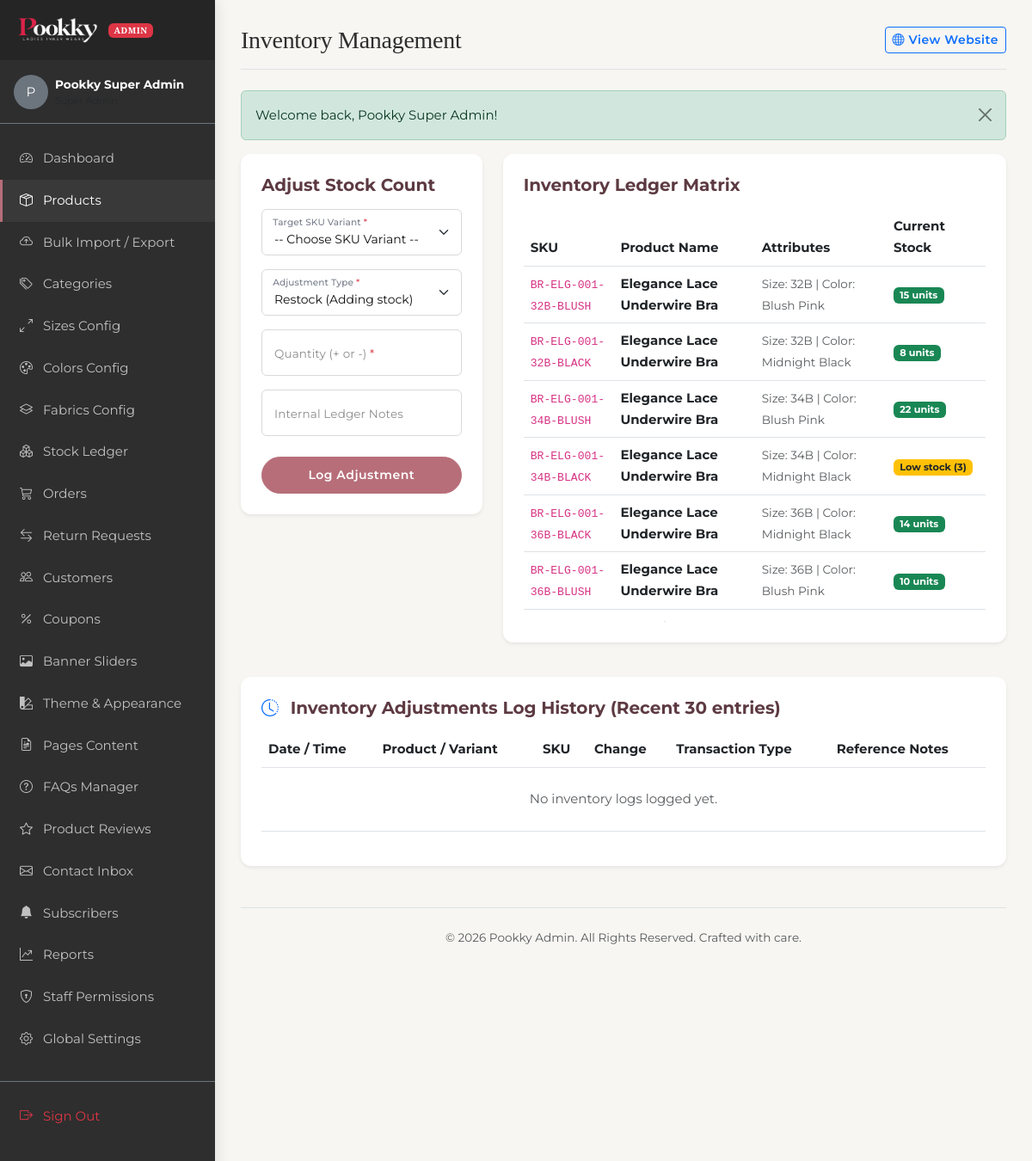
The app's page /admin/inventory.php (signed in) with its own data.
### tables this page shows
CREATE TABLE IF NOT EXISTS product_variants (
    id INT AUTO_INCREMENT PRIMARY KEY,
    product_id INT NOT NULL,
    size_id INT NOT NULL,
    color_id INT NOT NULL,
    sku VARCHAR(100) NOT NULL UNIQUE,
    regular_price DECIMAL(10,2) DEFAULT NULL,
    offer_price DECIMAL(10,2) DEFAULT NULL,
    price DECIMAL(10,2) DEFAULT NULL COMMENT 'Override price if set',
    stock INT DEFAULT 0,
    created_at TIMESTAMP DEFAULT CURRENT_TIMESTAMP,
    FOREIGN KEY (product_id) REFERENCES products(id) ON DELETE CASCADE,
    FOREIGN KEY (size_id) REFERENCES sizes(id) ON DELETE RESTRICT,
    FOREIGN KEY (color_id) REFERENCES colors(id) ON DELETE RESTRICT
);

CREATE TABLE IF NOT EXISTS products (
    id INT AUTO_INCREMENT PRIMARY KEY,
    category_id INT NOT NULL,
    product_type ENUM('single', 'combo') NOT NULL DEFAULT 'single',
    combo_pricing_mode ENUM('inherit', 'custom', 'flat') DEFAULT 'inherit',
    name VARCHAR(150) NOT NULL,
    slug VARCHAR(150) NOT NULL UNIQUE,
    sku VARCHAR(50) NOT NULL UNIQUE,
    description TEXT NOT NULL,
    fabric_details TEXT,
    fit_type VARCHAR(100),
    care_instructions TEXT,
    regular_price DECIMAL(10,2) NOT NULL,
    offer_price DECIMAL(10,2) DEFAULT NULL,
    gst_percentage DECIMAL(5,2) DEFAULT 18.00,
    is_featured TINYINT DEFAULT 0,
    is_new_arrival TINYINT DEFAULT 0,
    is_best_seller TINYINT DEFAULT 0,
    status TINYINT DEFAULT 1 COMMENT '1=Active, 0=Inactive',
    seo_title VARCHAR(150),
    seo_description TEXT,
    created_at TIMESTAMP DEFAULT CURRENT_TIMESTAMP,
    FOREIGN KEY (category_id) REFERENCES categories(id) ON DELETE RESTRICT
);

CREATE TABLE IF NOT EXISTS sizes (
    id INT AUTO_INCREMENT PRIMARY KEY,
    size_name VARCHAR(50) NOT NULL,
    size_code VARCHAR(10) NOT NULL,
    category_type VARCHAR(50) NOT NULL,  
    created_at TIMESTAMP DEFAULT CURRENT_TIMESTAMP
);

CREATE TABLE IF NOT EXISTS colors (
    id INT AUTO_INCREMENT PRIMARY KEY,
    color_name VARCHAR(50) NOT NULL,
    color_code VARCHAR(7) NOT NULL,  
    created_at TIMESTAMP DEFAULT CURRENT_TIMESTAMP
);

### admin/inventory.php (the view, shortened to what the rows shown need)
<?php
$page_title = 'Inventory Management';
require_once __DIR__ . '/includes/header.php';
$all_variants = $pdo->query("
    SELECT v.id, v.sku, v.stock, p.name as product_name, s.size_code, c.color_name
    FROM product_variants v
    JOIN products p ON v.product_id = p.id
    JOIN sizes s ON v.size_id = s.id
    JOIN colors c ON v.color_id = c.id
    ORDER BY p.name ASC, s.id ASC
")->fetchAll();
?>
<div class="row g-4">
    <div class="col-12 col-lg-8">
        <div class="card border-0 shadow-sm p-4 bg-white" style="border-radius: 12px;">
            <div class="table-responsive" style="max-height: 480px; overflow-y: auto;">
                <table class="table table-hover align-middle">
                    <thead>
                        <tr>
                            <th>SKU</th>
                            <th>Product Name</th>
                            <th>Attributes</th>
                            <th>Current Stock</th>
                        </tr>
                    </thead>
                    <tbody>
                        <?php if (empty($all_variants)): ?>
                            <tr>
                                <td colspan="4" class="text-center text-muted py-4">No product variants configured. Add product variants to track stock levels.</td>
                            </tr>
                        <?php else: ?>
                            <?php foreach ($all_variants as $v): ?>
                                <tr>
                                    <td><code><?php echo e($v['sku']); ?></code></td>
                                    <td><span class="fw-bold text-dark"><?php echo e($v['product_name']); ?></span></td>
                                    <td>
                                        <span class="small text-muted">Size: <?php echo e($v['size_code']); ?> | Color: <?php echo e($v['color_name']); ?></span>
                                    </td>
                                    <td>
                                        <?php if ($v['stock'] > 5): ?>
                                            <span class="badge bg-success"><?php echo $v['stock']; ?> units</span>
                                        <?php elseif ($v['stock'] > 0): ?>
                                            <span class="badge bg-warning text-dark">Low stock (<?php echo $v['stock']; ?>)</span>
                                        <?php else: ?>
                                            <span class="badge bg-danger">Out of stock</span>
                                        <?php endif; ?>
                                    </td>
                                </tr>
                            <?php endforeach; ?>
                        <?php endif; ?>
                    </tbody>
                </table>
            </div>
        </div>
    </div>
    <div class="col-12">
        <div class="card border-0 shadow-sm p-4 bg-white mt-3" style="border-radius: 12px;">
            <div class="table-responsive">
                <table class="table table-hover align-middle">
                    <thead>
                        <tr>
                            <th>Date / Time</th>
                            <th>Product / Variant</th>
                            <th>SKU</th>
                            <th>Change</th>
                            <th>Transaction Type</th>
                            <th>Reference Notes</th>
                        </tr>
                    </thead>
                </table>
            </div>
        </div>
    </div>
</div>
<?php require_once __DIR__ . '/includes/footer.php'; ?>

### admin/includes/header.php (shortened to what the rows shown need)
<?php
require_once __DIR__ . '/../../includes/functions.php';
require_once __DIR__ . '/../../includes/auth.php';
$current_admin_id = $_SESSION['admin_id'];
$admin_stmt = $pdo->prepare("
    SELECT a.*, r.name as role_name
    FROM admins a
    JOIN roles r ON a.role_id = r.id
    WHERE a.id = ? LIMIT 1
");
$admin_stmt->execute([$current_admin_id]);
$admin_profile = $admin_stmt->fetch();
$page_title = $page_title ?? 'Admin Dashboard';
?>
<!DOCTYPE html>
<html lang="en">
<head>
    <link href="https://cdn.jsdelivr.net/npm/bootstrap@5.3.0/dist/css/bootstrap.min.css" rel="stylesheet">
    <link href="https://cdn.jsdelivr.net/npm/bootstrap-icons@1.10.0/font/bootstrap-icons.css" rel="stylesheet">
    <link rel="stylesheet" href="../assets/css/style.css?v=2.8">
</head>
<body>
    <div class="admin-sidebar" id="adminSidebar">
        <div class="py-3 px-3 border-bottom border-secondary mb-3 d-flex align-items-center gap-2">
            <div class="rounded-circle bg-secondary d-flex align-items-center justify-content-center text-white font-weight-bold" style="width: 40px; height: 40px;">
                <?php echo strtoupper(substr($admin_profile['name'], 0, 1)); ?>
            </div>
            <div class="text-truncate">
                <div class="text-white small fw-bold"><?php echo e($admin_profile['name']); ?></div>
                <div class="text-muted" style="font-size: 11px;"><?php echo e($admin_profile['role_name']); ?></div>
            </div>
        </div>
    </div>
    <div class="admin-main">
        <header class="d-flex justify-content-between align-items-center mb-4 pb-3 border-bottom">
            <div class="d-flex align-items-center gap-2">
                <h1 class="h3 mb-0"><?php echo e($page_title); ?></h1>
            </div>
        </header>

### records on screen
product_variants: sku "BR-ELG-001-32B-BLUSH", product.name "Elegance Lace Underwire Bra", size.size_code "32B", color.color_name "Blush Pink", stock "15"
product_variants: sku "BR-ELG-001-32B-BLACK", product.name "Elegance Lace Underwire Bra", size.size_code "32B", color.color_name "Midnight Black", stock "8"
product_variants: sku "BR-ELG-001-34B-BLUSH", product.name "Elegance Lace Underwire Bra", size.size_code "34B", color.color_name "Blush Pink", stock "22"
product_variants: sku "BR-ELG-001-34B-BLACK", product.name "Elegance Lace Underwire Bra", size.size_code "34B", color.color_name "Midnight Black", stock "3"
product_variants: sku "BR-ELG-001-36B-BLACK", product.name "Elegance Lace Underwire Bra", size.size_code "36B", color.color_name "Midnight Black", stock "14"
product_variants: sku "BR-ELG-001-36B-BLUSH", product.name "Elegance Lace Underwire Bra", size.size_code "36B", color.color_name "Blush Pink", stock "10"

### other values on screen
substr($admin_profile['name'], 0, 1) "P"
$admin_profile['name'] "Pookky Super Admin"
$page_title "Inventory Management"
$msg "Welcome back, Pookky Super Admin!"
SITE_NAME "Pookky"
